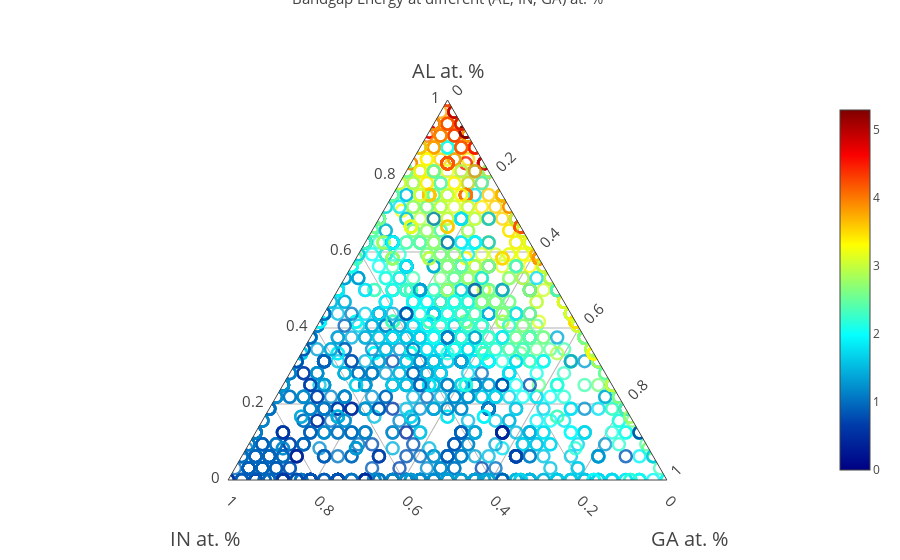

The notebook cell saved with this chart:
### Markdown cell above
为了解Al，In和Ga的这些原子百分比如何与彼此和目标相互作用，我们使用三元图将其可视化。 三元图很适合于化学成分可视化，因为它允许将三个变量绘制在2D图中，从而使得目标方便地通过热能图在三角形图上可视化。

### Code cell
def makeAxis(title, tickangle): 
    return {
      'title': title,
      'titlefont': { 'size': 20 },
      'tickangle': tickangle,
      'tickfont': { 'size': 15 },
      'tickcolor': 'rgba(0,0,0,0)',
      'ticklen': 5,
      'showline': True,
      'showgrid': True
    }


data = [{ 
    'type': 'scatterternary',
    'mode': 'markers',
    'a': df['percent_atom_al'].values,
    'b': df['percent_atom_in'].values,
    'c': df['percent_atom_ga'].values,
#     'hoverinfo': 'text',
#     'hovertext': '',
    'text': "a: AL, b: IN, c: GA",
    'marker': {
        'symbol': 100,
        'size': 12,
        'color': df['bandgap_energy_ev'].values,                # set color to an array/list of desired values
        'colorscale':'Jet',   # choose a colorscale
        'opacity': 0.8,
        'line': { 'width': 2.5 },
        'showscale': True
    },
    }]

layout = {
    'ternary': {
        'sum': 1,
        'aaxis': makeAxis('AL at. %', 0),
        'baxis': makeAxis('<br>IN at. %', 45),
        'caxis': makeAxis('<br>GA at. %', -45),
    },
    'annotations': [{
      'showarrow': False,
      'text': 'Bandgap Energy at different (AL, IN, GA) at. %',
        'x': 0.5,
        'y': 1.3,
        'font': { 'size': 15 }
    }]
}

fig = {'data': data, 'layout': layout}
iplot(fig, validate=False)

### Figure 1 — Plotly figure (JSON) as saved in the notebook; plotly's stock layout.template omitted (floating-point values rounded to 4 significant figures; data arrays with more than 128 entries replaced by an {"elided": "..."} marker saying what was removed)
{"data": [{"a": {"elided": "2400 float values"}, "b": {"elided": "2400 float values"}, "c": {"elided": "2400 float values"}, "marker": {"color": {"elided": "2400 float values"}, "colorscale": "Jet", "line": {"width": 2.5}, "opacity": 0.8, "showscale": true, "size": 12, "symbol": 100}, "mode": "markers", "text": "a: AL, b: IN, c: GA", "type": "scatterternary"}], "layout": {"annotations": [{"font": {"size": 15}, "showarrow": false, "text": "Bandgap Energy at different (AL, IN, GA) at. %", "x": 0.5, "y": 1.3}], "ternary": {"aaxis": {"showgrid": true, "showline": true, "tickangle": 0, "tickcolor": "rgba(0,0,0,0)", "tickfont": {"size": 15}, "ticklen": 5, "title": "AL at. %", "titlefont": {"size": 20}}, "baxis": {"showgrid": true, "showline": true, "tickangle": 45, "tickcolor": "rgba(0,0,0,0)", "tickfont": {"size": 15}, "ticklen": 5, "title": "<br>IN at. %", "titlefont": {"size": 20}}, "caxis": {"showgrid": true, "showline": true, "tickangle": -45, "tickcolor": "rgba(0,0,0,0)", "tickfont": {"size": 15}, "ticklen": 5, "title": "<br>GA at. %", "titlefont": {"size": 20}}, "sum": 1}}}
